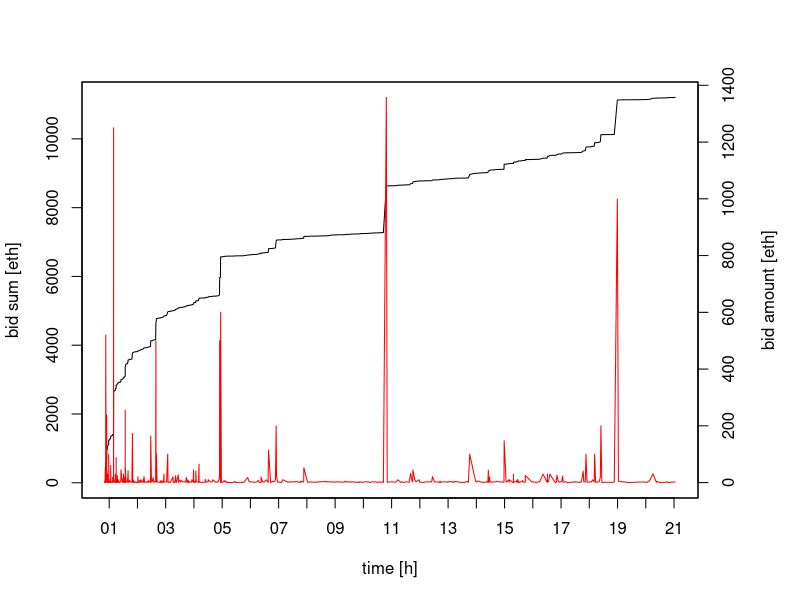

Write R code to recreate this figure.
X11()
data <- read.csv(file="bids.csv", header=TRUE, sep=",")
# set margins
par(mar=c(5,4,4,5)+.1)

# load data as time
d = as.POSIXct(data$time, origin="1970-01-01", format="%s")
r <- round(range(d), "hours")

# plot cumulative bids
plot(d, cumsum(data$amount), type="lines", xlab="time [h]", ylab="bid sum [eth]", xaxt="n")

# plot bid amount
par(new=TRUE)
plot(d, data$amount, xaxt="n", yaxt="n", type="lines", xlab="", ylab="", col="red")

# plot x axis
r <- as.POSIXct(round(range(d), "hours"))
axis.POSIXct(1, at = seq(r[1], r[2], by = "hour"), format = "%H")

# plot right y axis
axis(4, at=pretty(data$amount))
mtext("bid amount [eth]", side=4, line=3)
invisible(readLines("stdin", n=1))
